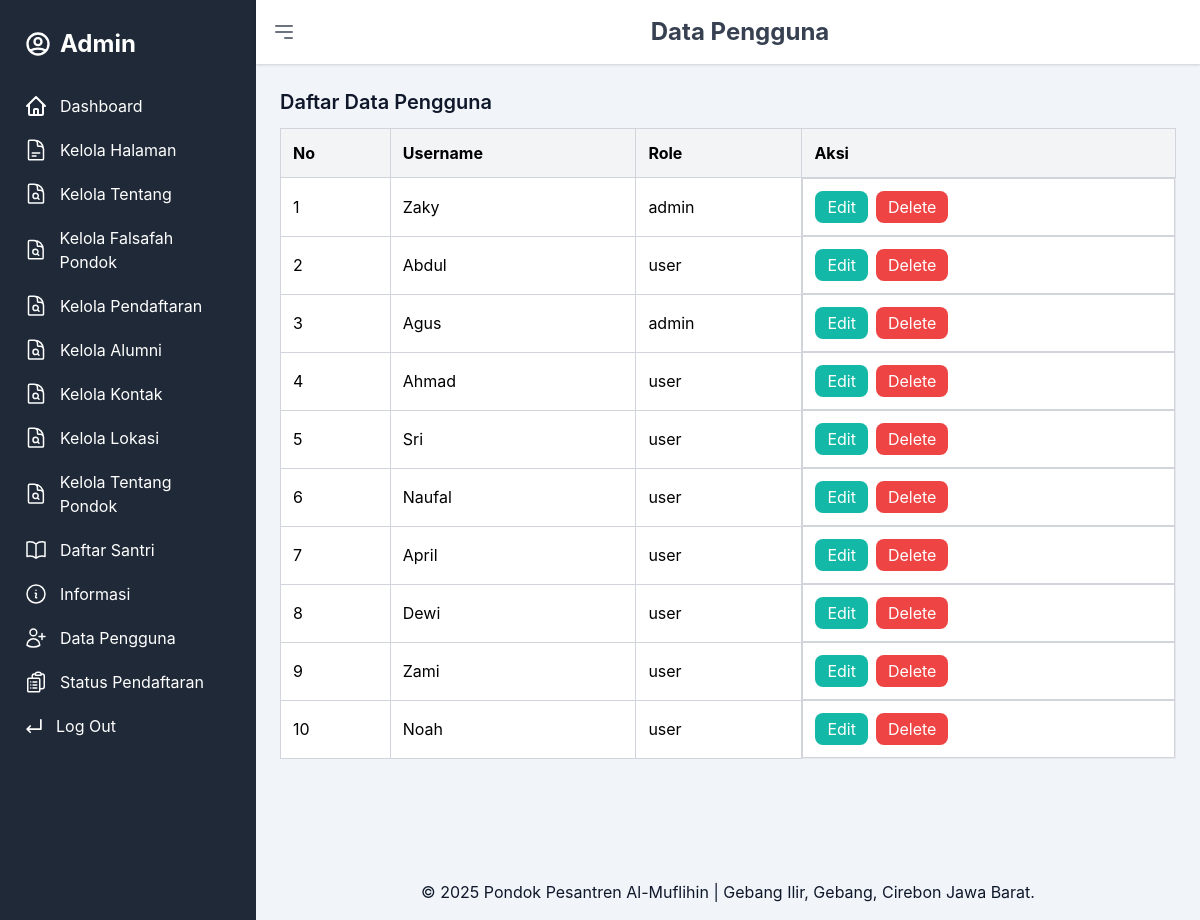
The page /data_pengguna/data_pengguna.php (signed in) on the database its author committed.
### tables this page shows
CREATE TABLE `users` (
  `id` int(11) NOT NULL,
  `username` varchar(50) NOT NULL,
  `email` varchar(100) NOT NULL,
  `password` varchar(255) NOT NULL,
  `role` varchar(50) NOT NULL,
  `created_at` timestamp NOT NULL DEFAULT current_timestamp()
);

### data_pengguna/data_pengguna.php (the view, shortened to what this page needs)
<?php
include '../sidebar.php';
$servername = "localhost";
$username = "root";
$password = "";
$dbname = "ppdb_pondok";
$conn = new mysqli($servername, $username, $password, $dbname);
$sql = "SELECT * FROM users";
$result = $conn->query($sql);
?>
<!DOCTYPE html>
<html lang="en">
<head>
    <link href="https://cdn.jsdelivr.net/npm/tailwindcss@2.2.19/dist/tailwind.min.css" rel="stylesheet">
    <link href="../dist/css/final.css" rel="stylesheet" />
</head>
<body class="bg-gray-100">
    <section id="informasi_admin" class="bg-slate-100 w-full dark:bg-dark">
        <header class="bg-white shadow p-4 flex justify-between items-center">
            <button onclick="toggleSidebar()" class="text-gray-500 focus:outline-none">
                <svg class="w-6 h-6" fill="none" stroke="currentColor" viewBox="0 0 24 24"
                    xmlns="http://www.w3.org/2000/svg">
                    <path stroke-linecap="round" stroke-linejoin="round" stroke-width="2" d="M4 6h16M4 12h16m-7 6h7">
                    </path>
                </svg>
            </button>
            <h2 class="text-2xl font-bold text-gray-700">Data Pengguna</h2>
        </header>
        <div class="flex min-h-screen">
            <div class="flex-1 p-6">
                <h1 class="pb-3 text-xl font-semibold text-dark dark:text-white">Daftar Data Pengguna</h1>
                <table class="w-full border-collapse border border-gray-200 dark:border-gray-600">
                    <thead>
                        <tr class="bg-gray-100 dark:bg-gray-700 text-left">
                            <th class="p-3 border border-gray-300 dark:border-gray-600">No</th>
                            <th class="p-3 border border-gray-300 dark:border-gray-600">Username</th>
                            <th class="p-3 border border-gray-300 dark:border-gray-600">Role</th>
                            <th class="p-3 border border-gray-300 dark:border-gray-600">Aksi</th>
                        </tr>
                    </thead>
                    <tbody>
                        <?php
                        $no = 1;
                        while ($row = $result->fetch_assoc()): ?>
                            <tr class="bg-white dark:bg-gray-800">
                                <td class="p-3 border border-gray-300 dark:border-gray-600"><?php echo $no++; ?></td>
                                <td class="p-3 border border-gray-300 dark:border-gray-600"><?php echo $row['username']; ?>
                                </td>
                                <td class="p-3 border border-gray-300 dark:border-gray-600"><?php echo $row['role']; ?></td>
                                <td class="p-3 border border-gray-300 dark:border-gray-600 flex space-x-2">
                                    <a href="edit_pengguna.php?id=<?php echo $row['id']; ?>"
                                        class='bg-primary text-white px-3 py-1 rounded-lg hover:opacity-80'>Edit</a>
                                    <button onclick="confirmDelete(<?php echo $row['id']; ?>)"
                                        class='bg-red-500 text-white px-3 py-1 rounded-lg hover:opacity-80'>Delete</button>
                                </td>
                            </tr>
                        <?php endwhile; ?>
                    </tbody>
                </table>
            </div>
        </div>
        <footer class="text-dark p-4 text-center bottom-0">
            &copy; 2025 Pondok Pesantren Al-Muflihin | Gebang Ilir, Gebang, Cirebon Jawa Barat.
        </footer>
    </section>
</body>
</html>

### rows shown on the page
users: username "Zaky", role "admin"
users: username "Abdul", role "user"
users: username "Agus", role "admin"
users: username "Ahmad", role "user"
users: username "Sri", role "user"
users: username "Naufal", role "user"
users: username "April", role "user"
users: username "Dewi", role "user"
users: username "Zami", role "user"
users: username "Noah", role "user"

### other values the page prints
$role "Admin"
